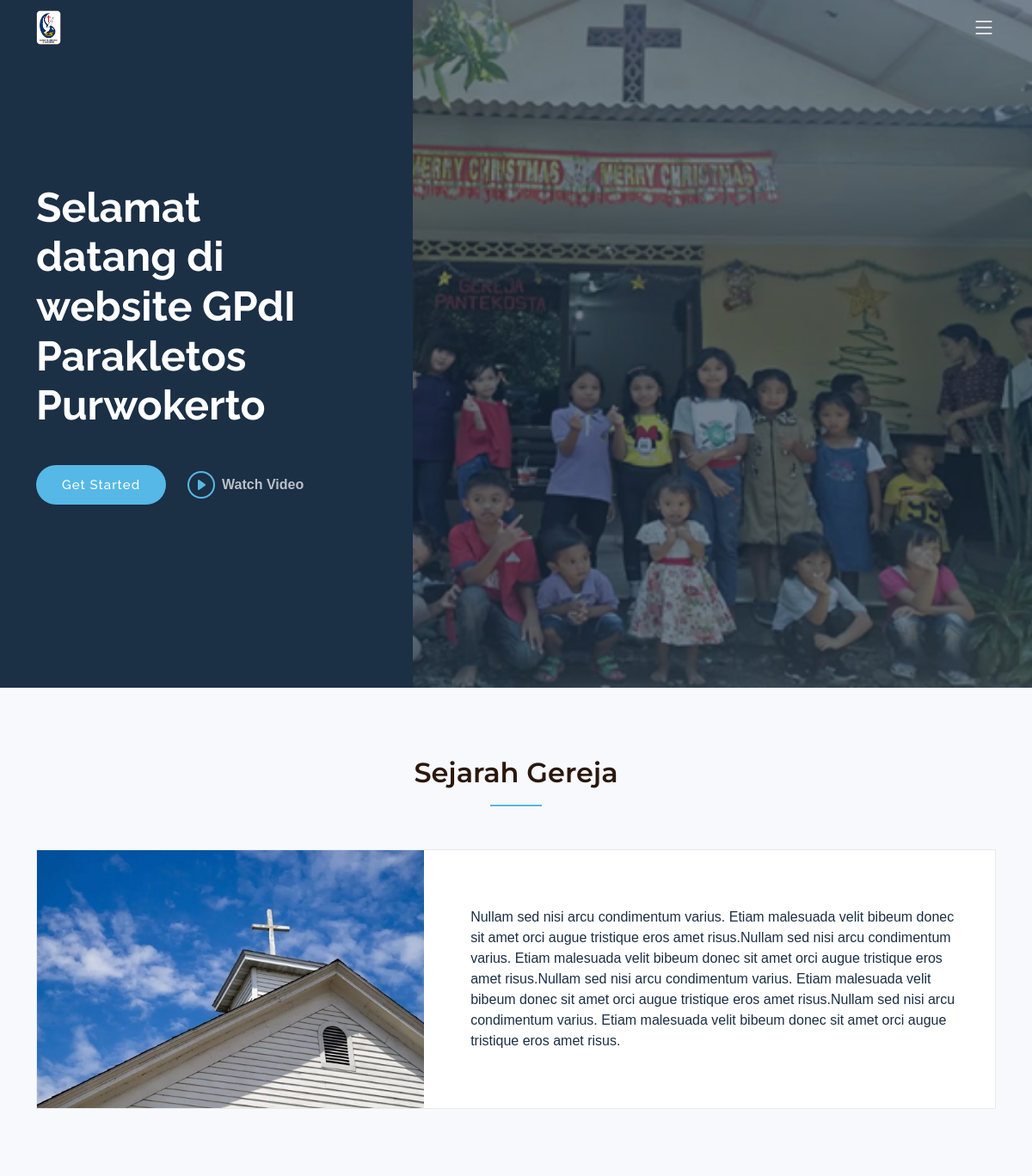
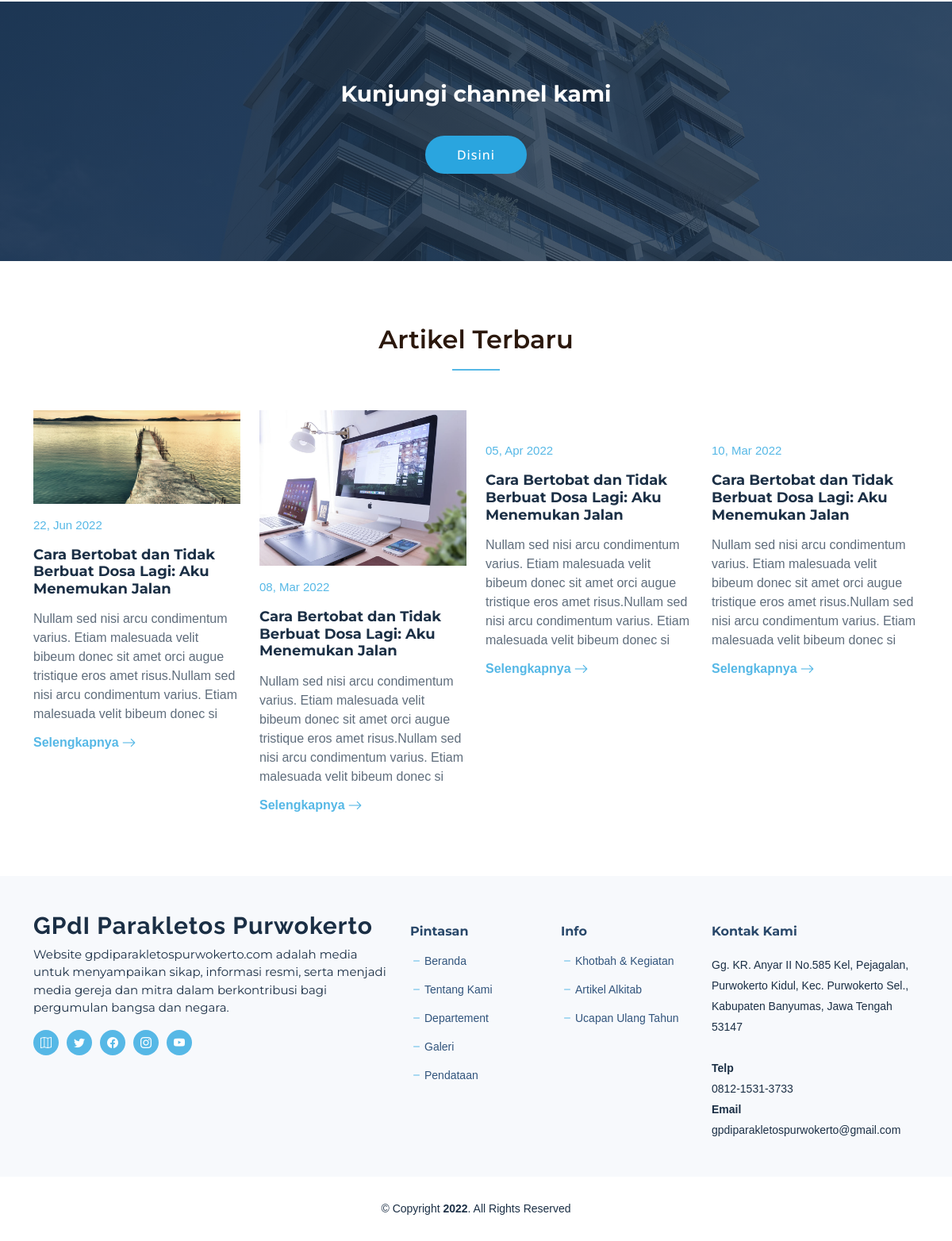
The page / on the database its author committed (2 pictures, top to bottom).
### tables this page shows
CREATE TABLE `konfigurasi` (
  `id_konfigurasi` int(11) NOT NULL,
  `nama_website` text NOT NULL,
  `favicon_website` text NOT NULL,
  `logo_website` text NOT NULL,
  `alamat_website` text NOT NULL,
  `tentang_website` text NOT NULL,
  `no_wa` text NOT NULL,
  `email_website` text NOT NULL,
  `link_video` longtext NOT NULL,
  `link_twitter` text NOT NULL,
  `link_facebook` text NOT NULL,
  `link_instagram` text NOT NULL,
  `link_youtube` text NOT NULL,
  `link_gmaps` text NOT NULL
);

CREATE TABLE `tk` (
  `id_tk` int(11) NOT NULL,
  `isi_sejarah` longtext NOT NULL,
  `isi_visi_misi` longtext NOT NULL
);

CREATE TABLE `hm_artalk` (
  `id_artalk` int(11) NOT NULL,
  `judul_artalk` text NOT NULL,
  `tanggal_artalk` date NOT NULL DEFAULT current_timestamp(),
  `gambar_artalk` longtext NOT NULL,
  `isi_artalk` longtext NOT NULL
);

### komponen/artikel_section.php (the view)
<section id="recent-posts" class="recent-posts">
      <div class="container" data-aos="fade-up">
        <div class="section-header">
          <h2>Artikel Terbaru</h2>
        </div>
        <div class="row gy-5">
            <?php
                $query_artalk  = "SELECT * FROM hm_artalk ORDER BY id_artalk DESC limit 4";
                $res_artalk = mysqli_query($con,$query_artalk);
                while($results_artalk = mysqli_fetch_assoc($res_artalk)){
                    $judul_artalk = substr($results_artalk['judul_artalk'], 0, 200);
                    $text_artalk = substr(strip_tags($results_artalk['isi_artalk']), 0, 200);
                    $d_date_artalk = date('d, M Y', strtotime($results_artalk['tanggal_artalk']));
            ?>
          <div class="col-xl-3 col-md-6" data-aos="fade-up" data-aos-delay="100">
            <div class="post-box">
              <div class="post-img"><img src="dashboard/data_gambar/<?php echo $results_artalk['gambar_artalk']; ?>" class="img-fluid" alt=""></div>
              <div class="meta">
                <span class="post-date"><?php echo $d_date_artalk; ?></span>
              </div>
              <h3 class="post-title"><?php echo $judul_artalk; ?></h3>
              <p><?php echo $text_artalk; ?></p>
              <a href="blog-details.php?id_artalk=<?php echo $results_artalk['id_artalk']; ?>" class="readmore stretched-link"><span>Selengkapnya</span><i class="bi bi-arrow-right"></i></a>
            </div>
          </div>
          <?php } ?>
        </div>
      </div>
    </section>

### komponen/header.php (shortened to what this page needs)
<?php
    require 'connect_db.php';
    $query  = "SELECT * FROM konfigurasi WHERE id_konfigurasi=1";
    $result  = mysqli_query($con,$query);
    $results = mysqli_fetch_assoc($result);
?>
<!DOCTYPE html>
<html lang="en">
<head>
  <link href="assets/vendor/bootstrap/css/bootstrap.min.css" rel="stylesheet">
  <link href="assets/vendor/bootstrap-icons/bootstrap-icons.css" rel="stylesheet">
  <link href="assets/vendor/aos/aos.css" rel="stylesheet">
  <link href="assets/vendor/glightbox/css/glightbox.min.css" rel="stylesheet">
  <link href="assets/vendor/swiper/swiper-bundle.min.css" rel="stylesheet">
  <link href="assets/vendor/remixicon/remixicon.css" rel="stylesheet">
  <link href="assets/css/main.css" rel="stylesheet">
  <link href="assets/css/modal.css" rel="stylesheet">
</head>
<body class="page-index">
  <header id="header" class="header d-flex align-items-center fixed-top">
    <div class="container-fluid container-xl d-flex align-items-center justify-content-between">
      <a href="index.php" class="logo d-flex align-items-center">
        <img src="dashboard/data_gambar/<?php echo $results['logo_website']; ?>" alt="">
      </a>
      <i class="mobile-nav-toggle mobile-nav-show bi bi-list"></i>
    </div>
  </header>

### index.php (shortened to what this page needs)
<?php include 'komponen/header.php';?>
  <section id="hero" class="hero d-flex align-items-center">
    <div class="container">
      <div class="row">
        <div class="col-xl-4">
          <h2 data-aos="fade-up">Selamat datang di website <?php echo $results['nama_website']; ?></h2>
          <div class="d-flex" data-aos="fade-up" data-aos-delay="200">
            <a href="#why-us" class="btn-get-started">Get Started</a>
            <a href="https://youtu.be/ej9pKhPubRo" class="glightbox btn-watch-video d-flex align-items-center"><i class="bi bi-play-circle"></i><span>Watch Video</span></a>
          </div>
        </div>
      </div>
    </div>
  </section>
  <main id="main">
    <section id="services-cards" class="services-cards">
      <div class="container" data-aos="fade-up">
      <div class="section-header">
          <h2>Sejarah Gereja</h2>
        </div>
        <div class="row gy-4">
          <div class="col-lg-12" data-aos="fade-up" data-aos-delay="100">
            <div class="card-item">
              <div class="row">
                <div class="col-xl-5">
                  <div class="card-bg" style="background-image: url(assets/img/galery-header.jpg);"></div>
                </div>
                <div class="col-xl-7 d-flex align-items-center">
                  <div class="card-body">
                    <?php
                    $query_sejarah  = "SELECT * FROM tk WHERE id_tk = 1";
                    $result_sejarah  = mysqli_query($con,$query_sejarah);
                    $results_sejarah = mysqli_fetch_assoc($result_sejarah);
                    ?>
                    <p><?php echo $results_sejarah['isi_sejarah']; ?></p>
                  </div>
                </div>
              </div>
            </div>
          </div>
        </div>
      </div>
    </section>
    <?php include 'komponen/youtube_section.php';?>
    <?php include 'komponen/artikel_section.php';?>
  </main>
  <?php include 'komponen/footer.php';?>
</body>
</html>

### komponen/youtube_section.php
<section id="call-to-action" class="call-to-action">
      <div class="container" data-aos="fade-up">
        <div class="row justify-content-center">
          <div class="col-lg-6 text-center">
            <h3>Kunjungi channel kami</h3>
            <a target="_blank" class="cta-btn" href="https://youtu.be/ej9pKhPubRo">Disini</a>
          </div>
        </div>
      </div>
    </section>

### komponen/footer.php (shortened to what this page needs)
<footer id="footer" class="footer">
  <div class="footer-content">
    <div class="container">
      <div class="row gy-4">
        <div class="col-lg-5 col-md-12 footer-info">
          <a href="index.php" class="logo d-flex align-items-center">
            <span><?php echo $results['nama_website']; ?></span>
          </a>
          <p><?php echo $results['tentang_website']; ?></p>
          <div class="social-links d-flex  mt-3">
            <a href="<?php echo $results['link_gmaps']; ?>" class="twitter"><i class="bi bi-map"></i></a>
            <a href="<?php echo $results['link_twitter']; ?>" class="twitter"><i class="bi bi-twitter"></i></a>
            <a href="<?php echo $results['link_facebook']; ?>" class="facebook"><i class="bi bi-facebook"></i></a>
            <a href="<?php echo $results['link_instagram']; ?>" class="instagram"><i class="bi bi-instagram"></i></a>
            <a href="<?php echo $results['link_youtube']; ?>" class="linkedin"><i class="bi bi-youtube"></i></a>
          </div>
        </div>
        <div class="col-lg-2 col-6 footer-links">
          <h4>Pintasan</h4>
          <ul>
            <li><i class="bi bi-dash"></i> <a href="index.php">Beranda</a></li>
            <li><i class="bi bi-dash"></i> <a href="about.php">Tentang Kami</a></li>
            <li><i class="bi bi-dash"></i> <a href="rutemi.php">Departement</a></li>
            <li><i class="bi bi-dash"></i> <a href="galery.php">Galeri</a></li>
            <li><i class="bi bi-dash"></i> <a href="pendataan/">Pendataan</a></li>
          </ul>
        </div>
        <div class="col-lg-2 col-6 footer-links">
          <h4>Info</h4>
          <ul>
            <li><i class="bi bi-dash"></i> <a href="keg_blog.php">Khotbah & Kegiatan</a></li>
            <li><i class="bi bi-dash"></i> <a href="blog.php">Artikel Alkitab</a></li>
            <li><i class="bi bi-dash"></i> <a href="birth-info.php">Ucapan Ulang Tahun</a></li>
          </ul>
        </div>
        <div class="col-lg-3 col-md-12 footer-contact text-center text-md-start">
          <h4>Kontak Kami</h4>
          <p>
          <?php echo $results['alamat_website']; ?><br><br>
            <strong>Telp<br></strong> <?php echo $results['no_wa']; ?><br>
            <strong>Email<br></strong> <?php echo $results['email_website']; ?><br>
          </p>
        </div>
      </div>
    </div>
  </div>
  <div class="footer-legal">
    <div class="container">
      <div class="copyright">
        &copy; Copyright <strong><span>2022</span></strong>. All Rights Reserved
      </div>
    </div>
  </div>
</footer>

### assets/css/modal.css (style rules this page uses)
body { font-family: Arial, Helvetica, sans-serif; }

### rows shown on the page
konfigurasi: logo_website (picture), nama_website "GPdI Parakletos Purwokerto", tentang_website "Website gpdiparakletospurwokerto.com adalah media untuk menyampaikan sikap, informasi resmi, serta menjadi media gereja dan mitra dalam berkontribusi bagi pergumulan bangsa dan negara.", alamat_website "Gg. KR. Anyar II No.585 Kel, Pejagalan, Purwokerto Kidul, Kec. Purwokerto Sel., Kabupaten Banyumas, Jawa Tengah 53147", no_wa "0812-1531-3733", email_website "gpdiparakletospurwokerto@gmail.com"
tk: isi_sejarah "Nullam sed nisi arcu condimentum varius. Etiam malesuada velit bibeum donec sit amet orci augue tristique eros amet risus.Nullam sed nisi arcu condimentum varius. Etiam malesuada velit bibeum donec sit amet orci augue tristique eros amet risus.Nullam sed nisi arcu condimentum varius. Etiam malesuada velit bibeum donec sit amet orci augue tristique eros amet risus.Nullam sed nisi arcu condimentum varius. Etiam malesuada velit bibeum donec sit amet orci augue tristique eros amet risus."
hm_artalk: gambar_artalk (picture), tanggal_artalk "22, Jun 2022", judul_artalk "Cara Bertobat dan Tidak Berbuat Dosa Lagi: Aku Menemukan Jalan", isi_artalk "Nullam sed nisi arcu condimentum varius. Etiam malesuada velit bibeum donec sit amet orci augue tristique eros amet risus.Nullam sed nisi arcu condimentum varius. Etiam malesuada velit bibeum donec si"
hm_artalk: gambar_artalk (picture), tanggal_artalk "08, Mar 2022", judul_artalk "Cara Bertobat dan Tidak Berbuat Dosa Lagi: Aku Menemukan Jalan", isi_artalk "Nullam sed nisi arcu condimentum varius. Etiam malesuada velit bibeum donec sit amet orci augue tristique eros amet risus.Nullam sed nisi arcu condimentum varius. Etiam malesuada velit bibeum donec si"
hm_artalk: tanggal_artalk "05, Apr 2022", judul_artalk "Cara Bertobat dan Tidak Berbuat Dosa Lagi: Aku Menemukan Jalan", isi_artalk "Nullam sed nisi arcu condimentum varius. Etiam malesuada velit bibeum donec sit amet orci augue tristique eros amet risus.Nullam sed nisi arcu condimentum varius. Etiam malesuada velit bibeum donec si"
hm_artalk: tanggal_artalk "10, Mar 2022", judul_artalk "Cara Bertobat dan Tidak Berbuat Dosa Lagi: Aku Menemukan Jalan", isi_artalk "Nullam sed nisi arcu condimentum varius. Etiam malesuada velit bibeum donec sit amet orci augue tristique eros amet risus.Nullam sed nisi arcu condimentum varius. Etiam malesuada velit bibeum donec si"
